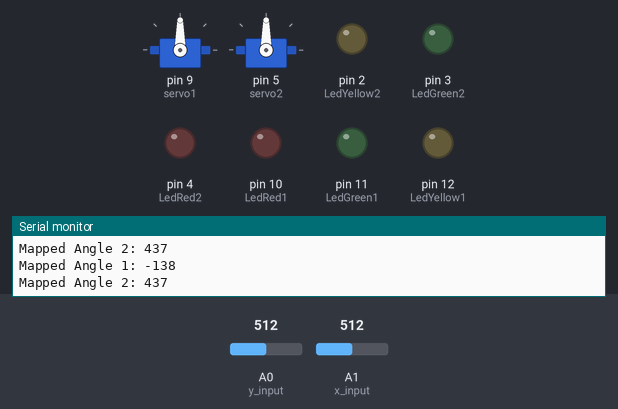
A sketch run on a simulated Arduino Uno, built with avr-gcc and run on an emulated ATmega328P. Parts: 2 × servo, output pins drawn as LEDs (lit = HIGH), the last lines printed to the serial monitor. The inputs (shaded band) are chosen by the test bench; at power-on: A1 (x_input) = 512, A0 (y_input) = 512.

Above: at 1.2 s.
1.3 s: A1 (x_input) set to 239
4.3 s: A1 (x_input) set to 221
At 5.7 s:
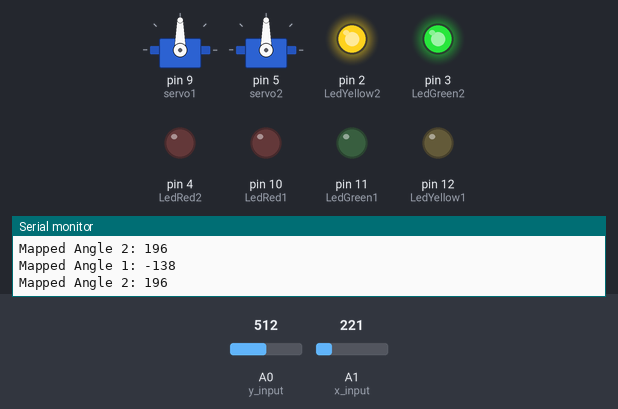
7.3 s: A1 (x_input) set to 122
At 8.3 s:
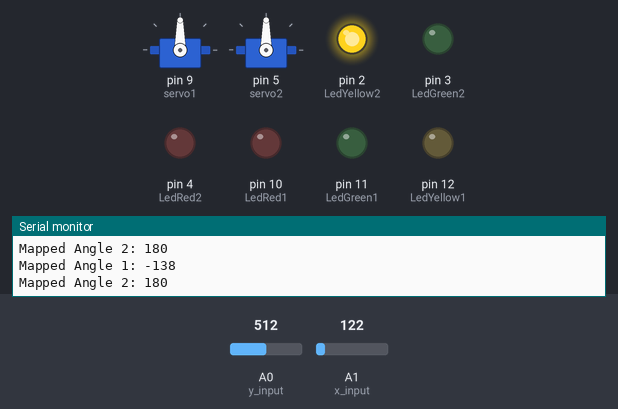
10.0 s: A0 (y_input) set to 488
13.0 s: A0 (y_input) set to 456
16.0 s: A1 (x_input) set to 106
19.0 s: A1 (x_input) set to 101
At 19.9 s:
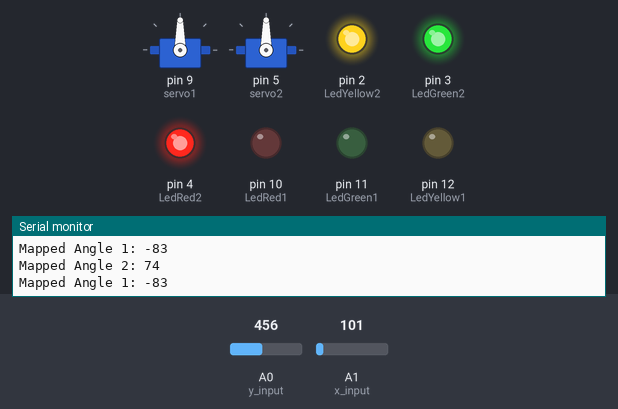
Timing chart, 0 to 21.6 s (numbered marks = the images above; inputs shaded):
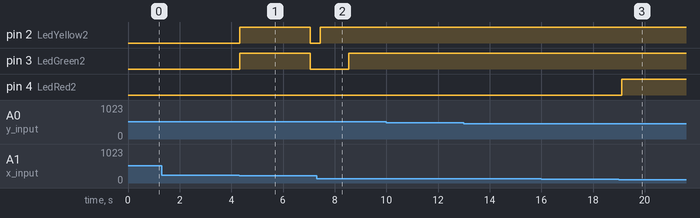

The sketch:

Two_Meter_Control.ino
```cpp
//Two Meter Control with Two servo paired to two axis and with LED Indicator
#include <Servo.h>

#define y_input A0
#define x_input A1

int LedRed1 = 10;
int LedGreen1 = 11;
int LedYellow1 = 12;

int LedRed2 = 4;
int LedGreen2 = 3;
int LedYellow2 = 2;

int yellowThreshold = 30; // Threshold to trigger the yellow LED

Servo servo1;  // Create a servo object for first servo
Servo servo2;  // Create a servo object for second servo

int currentAngle1 = 90; // Initial angle for the first servo
int currentAngle2 = 90; // Initial angle for the second servo

void setup() {
  Serial.begin(9600);  // Initialize serial communication at 9600 baud rate
  servo1.attach(9);     // Attach the first servo to pin 9
  servo2.attach(5);     // Attach the second servo to pin 5

  pinMode(y_input, INPUT);
  pinMode(x_input, INPUT);

  pinMode(LedRed1, OUTPUT);
  pinMode(LedGreen1, OUTPUT);
  pinMode(LedYellow1, OUTPUT);

  pinMode(LedRed2, OUTPUT);
  pinMode(LedGreen2, OUTPUT);
  pinMode(LedYellow2, OUTPUT);
}

void loop() {
  digitalWrite(LedRed1, LOW);
  digitalWrite(LedGreen1, LOW);
  digitalWrite(LedYellow1, LOW);

  digitalWrite(LedRed2, LOW);
  digitalWrite(LedGreen2, LOW);
  digitalWrite(LedYellow2, LOW);

  int y_value = analogRead(y_input);
  int x_value = analogRead(x_input);

  int mappedAngle1 = map(y_value, 297, 190, 74, 180); // Map the y_value to servo angle range for first servo
  int mappedAngle2 = map(x_value, 100, 220, 74, 180); // Map the x_value to servo angle range for second servo

  moveServo(servo1, currentAngle1, mappedAngle1, LedRed1, LedGreen1, LedYellow1);
  moveServo(servo2, currentAngle2, mappedAngle2, LedRed2, LedGreen2, LedYellow2);

  Serial.print("Mapped Angle 1: ");
  Serial.println(mappedAngle1);
  Serial.print("Mapped Angle 2: ");
  Serial.println(mappedAngle2);
}

void moveServo(Servo servo, int &currentAngle, int targetAngle, int ledRed, int ledGreen, int ledYellow) {
  if(targetAngle >= 74 && targetAngle <= 180) {
    if(targetAngle > currentAngle) {
      for(int i = currentAngle; i <= targetAngle; i++) {
        servo.write(i);
        updateLEDs(i, ledRed, ledGreen, ledYellow);
        delay(30); // Adjust the delay as needed
      }
    } else {
      for(int i = currentAngle; i >= targetAngle; i--) {
        servo.write(i);
        updateLEDs(i, ledRed, ledGreen, ledYellow);
        delay(20); // Adjust the delay as needed
      }
    }
    currentAngle = targetAngle; // Update current angle
  }
}

void updateLEDs(int servoAngle, int ledRed, int ledGreen, int ledYellow) {
  if (servoAngle <= 175) {
    digitalWrite(ledYellow, HIGH);
    if (servoAngle <= 120) {
      digitalWrite(ledGreen, HIGH);
      if (servoAngle <= 74) {
        digitalWrite(ledRed, HIGH);
      }
    }
  }
}
```

Measured:
- the behaviour switches between 222 and 221 on A1 (x_input) (found by bisection; images 0 and 1)
- the behaviour switches between 102 and 101 on A1 (x_input) (found by bisection; images 2 and 3)
- after the input at 4.3 s, pin 2 (LedYellow2), pin 3 (LedGreen2): LOW → HIGH at once, → LOW 2.7 s later
- after the input at 7.3 s, pin 2 (LedYellow2): LOW → HIGH after 0.14 s; pin 3 (LedGreen2): LOW → HIGH after 1.2 s
- after the input at 19.0 s, pin 4 (LedRed2): LOW → HIGH after 0.11 s
